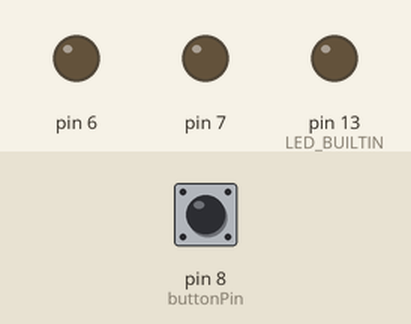
Simulated run of this sketch. Board: Arduino Uno, built with avr-gcc and run on an emulated ATmega328P. Shown: output pins drawn as LEDs (lit = HIGH). Inputs (shaded band) come from the test bench; at power-on: pin 8 (buttonPin) LOW.

Above: at 1.2 s.
1.3 s: pin 8 (buttonPin) pulled HIGH for 0.15 s
At 2.0 s:
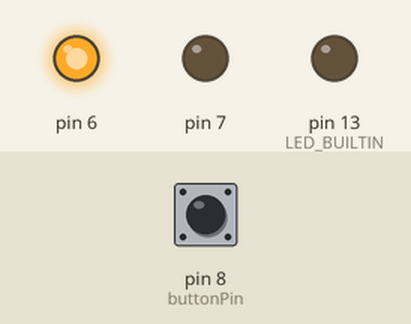
2.9 s: pin 8 (buttonPin) pulled HIGH for 3.2 s
At 3.7 s:
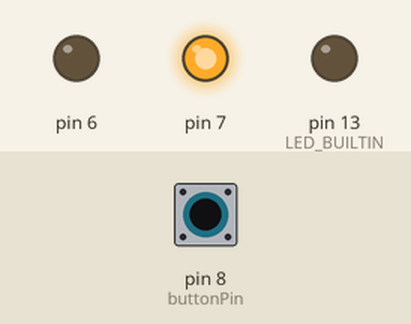
Timing chart, 0 to 7.6 s (numbered marks = the images above; inputs shaded):
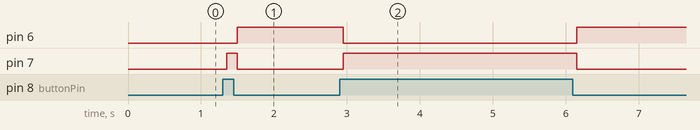

The sketch:

ir_switch.ino
```cpp
int buttonState;             // the current reading from the input pin
int lastButtonState = LOW;
long lastDebounceTime = 0;  // the last time the output pin was toggled
long debounceDelay = 50;
const int buttonPin = 8;

void setup()
{
  // put your setup code here, to run once:
  pinMode(LED_BUILTIN, OUTPUT);
  pinMode(6, OUTPUT);
  pinMode(7, OUTPUT);
  pinMode(buttonPin, INPUT);
}

void loop()
{
  int reading = digitalRead(buttonPin);
  if (reading != lastButtonState)
    lastDebounceTime = millis();

  if ((millis() - lastDebounceTime) > debounceDelay)
  {
    if (reading != buttonState)
    {
      buttonState = reading;
      if (buttonState == HIGH)
      {
        digitalWrite(7, HIGH);
        digitalWrite(6, LOW);
      }
      else
      {
        digitalWrite(7, LOW);
        digitalWrite(6, HIGH);
      }
    }
  }
  lastButtonState = reading;
}
```

Measured:
- after the input at 1.3 s, pin 6: LOW → HIGH after 0.20 s; pin 7: LOW → HIGH after 0.05 s, → LOW 0.15 s later
- after the input at 2.9 s, pin 6: HIGH → LOW after 0.05 s, → HIGH 3.2 s later; pin 7: LOW → HIGH after 0.05 s, → LOW 3.2 s later
